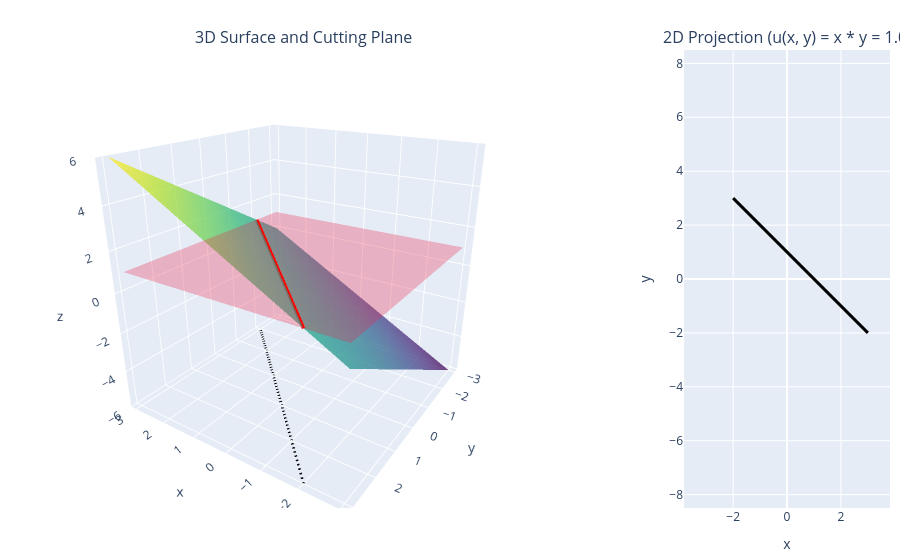

The notebook cell this image was saved under:
### Code cell
import numpy as np
import matplotlib.pyplot as plt
import plotly.graph_objects as go
from plotly.subplots import make_subplots

# ==========================================
# USER CONTROLS
# ==========================================
# Choose function: 1, 2, 3, or 4
FUNCTION_CHOICE = 4

# Height of horizontal cutting plane z = c
c = 1.0

x_range = (-3.0, 3.0)
y_range = (-3.0, 3.0)
grid_density = 100
# ==========================================

# Candidate multivariable potential functions u(x, y)
def f_1(x, y):
    return x**2 + y**2

def f_2(x, y):
    return x**2 - y**2

def f_3(x, y):
    return y - x**2

def f_4(x, y):
    return x + y

candidate_functions = {
    1: (f_1, "u(x, y) = x^2 + y^2"),
    2: (f_2, "u(x, y) = x^2 - y^2"),
    3: (f_3, "u(x, y) = y - x^2"),
    4: (f_4, "u(x, y) = x * y")
}

f, func_label = candidate_functions[FUNCTION_CHOICE]

# Generate spatial grid
x = np.linspace(x_range[0], x_range[1], grid_density)
y = np.linspace(y_range[0], y_range[1], grid_density)
X, Y = np.meshgrid(x, y)
Z = f(X, Y)

z_min, z_max = float(np.min(Z)), float(np.max(Z))

# Extract exact coordinate paths for u(x, y) = c
fig_temp = plt.figure()
cs = plt.contour(X, Y, Z, levels=[c])
plt.close(fig_temp)

# Create 1x2 layout: 3D plot allocated 74% width, 2D plot allocated 26% width
fig = make_subplots(
    rows=1, cols=2,
    column_widths=[0.74, 0.26],
    specs=[[{'type': 'scene'}, {'type': 'xy'}]],
    subplot_titles=(
        '3D Surface and Cutting Plane',
        f'2D Projection ({func_label} = {c})'
    )
)

# 1. 3D Surface u(x, y)
fig.add_trace(
    go.Surface(
        x=X, y=Y, z=Z,
        colorscale='Viridis',
        opacity=0.75,
        showscale=False,
        showlegend=False
    ),
    row=1, col=1
)

# 2. Horizontal Cutting Plane z = c
plane_Z = np.full_like(Z, c)
fig.add_trace(
    go.Surface(
        x=X, y=Y, z=plane_Z,
        colorscale=[[0, 'crimson'], [1, 'crimson']],
        showscale=False,
        opacity=0.30,
        showlegend=False
    ),
    row=1, col=1
)

# 3. Contour curves in 3D and 2D Projection
for path in cs.get_paths():
    vertices = path.vertices
    x_c = vertices[:, 0]
    y_c = vertices[:, 1]
    z_c = np.full_like(x_c, c)
    z_proj = np.full_like(x_c, z_min)

    # Red contour curve on 3D surface at z = c
    fig.add_trace(
        go.Scatter3d(
            x=x_c, y=y_c, z=z_c,
            mode='lines',
            line=dict(color='red', width=7),
            showlegend=False
        ),
        row=1, col=1
    )

    # Black dashed projection on 3D floor at z = z_min
    fig.add_trace(
        go.Scatter3d(
            x=x_c, y=y_c, z=z_proj,
            mode='lines',
            line=dict(color='black', width=5, dash='dash'),
            showlegend=False
        ),
        row=1, col=1
    )

    # Black projection on side 2D xy-plane
    fig.add_trace(
        go.Scatter(
            x=x_c, y=y_c,
            mode='lines',
            line=dict(color='black', width=3),
            showlegend=False
        ),
        row=1, col=2
    )

# Configure 2D subplot axes
fig.update_xaxes(title_text='x', range=x_range, row=1, col=2, showgrid=True)
fig.update_yaxes(title_text='y', range=y_range, scaleanchor='x', scaleratio=1, row=1, col=2, showgrid=True)

# Configure 3D scene and overall figure sizing
fig.update_layout(
    height=700,
    showlegend=False,
    scene=dict(
        xaxis_title='x',
        yaxis_title='y',
        zaxis_title='z',
        zaxis=dict(range=[z_min, z_max]),
        aspectmode='cube'
    ),
    margin=dict(l=10, r=10, b=10, t=50),
    autosize=True
)

fig.show()

### Figure 1 — Plotly figure (JSON) as saved in the notebook; plotly's stock layout.template omitted (floating-point values rounded to 4 significant figures; data arrays with more than 128 entries replaced by an {"elided": "..."} marker saying what was removed)
{"data": [{"colorscale": [[0, "#440154"], [0.1111, "#482878"], [0.2222, "#3e4989"], [0.3333, "#31688e"], [0.4444, "#26828e"], [0.5556, "#1f9e89"], [0.6667, "#35b779"], [0.7778, "#6ece58"], [0.8889, "#b5de2b"], [1, "#fde725"]], "opacity": 0.75, "scene": "scene", "showlegend": false, "showscale": false, "type": "surface", "x": {"elided": "100x100 float values"}, "y": {"elided": "100x100 float values"}, "z": {"elided": "100x100 float values"}}, {"colorscale": [[0, "crimson"], [1, "crimson"]], "opacity": 0.3, "scene": "scene", "showlegend": false, "showscale": false, "type": "surface", "x": {"elided": "100x100 float values"}, "y": {"elided": "100x100 float values"}, "z": {"elided": "100x100 int values"}}, {"line": {"color": "red", "width": 7}, "mode": "lines", "scene": "scene", "showlegend": false, "type": "scatter3d", "x": {"elided": "166 float values"}, "y": {"elided": "166 float values"}, "z": {"elided": "166 int values"}}, {"line": {"color": "black", "dash": "dash", "width": 5}, "mode": "lines", "scene": "scene", "showlegend": false, "type": "scatter3d", "x": {"elided": "166 float values"}, "y": {"elided": "166 float values"}, "z": {"elided": "166 int values"}}, {"line": {"color": "black", "width": 3}, "mode": "lines", "showlegend": false, "type": "scatter", "x": {"elided": "166 float values"}, "xaxis": "x", "y": {"elided": "166 float values"}, "yaxis": "y"}], "layout": {"annotations": [{"font": {"size": 16}, "showarrow": false, "text": "3D Surface and Cutting Plane", "x": 0.333, "xanchor": "center", "xref": "paper", "y": 1, "yanchor": "bottom", "yref": "paper"}, {"font": {"size": 16}, "showarrow": false, "text": "2D Projection (u(x, y) = x * y = 1.0)", "x": 0.883, "xanchor": "center", "xref": "paper", "y": 1, "yanchor": "bottom", "yref": "paper"}], "autosize": true, "margin": {"b": 10, "l": 10, "r": 10, "t": 50}, "scene": {"aspectmode": "cube", "aspectratio": {"x": 1, "y": 1, "z": 1}, "camera": {"center": {"x": 0, "y": 0, "z": 0}, "eye": {"x": -1.101, "y": 1.662, "z": 0.8447}, "projection": {"type": "perspective"}, "up": {"x": 0, "y": 0, "z": 1}}, "domain": {"x": [0, 0.666], "y": [0, 1]}, "xaxis": {"title": {"text": "x"}, "type": "linear"}, "yaxis": {"title": {"text": "y"}, "type": "linear"}, "zaxis": {"range": [-6, 6], "title": {"text": "z"}, "type": "linear"}}, "showlegend": false, "xaxis": {"anchor": "y", "domain": [0.766, 1], "range": [-3.205, 3.205], "showgrid": true, "title": {"text": "x"}, "type": "linear"}, "yaxis": {"anchor": "x", "domain": [0, 1], "range": [-7.473, 7.473], "scaleanchor": "x", "scaleratio": 1, "showgrid": true, "title": {"text": "y"}, "type": "linear"}}}
